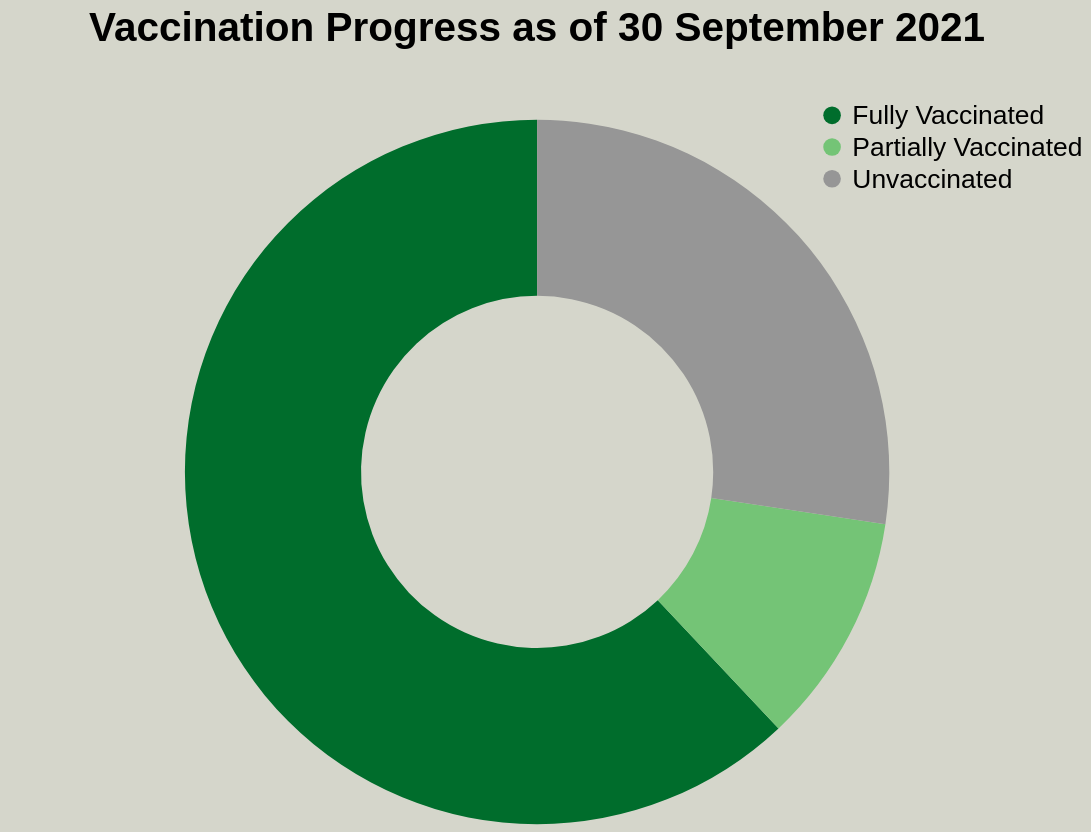

Vega-Lite specification for this chart:
### Vega-Lite specification from a JSON file in a GitHub repository (floating-point values rounded to 4 significant figures)
{"$schema": "https://vega.github.io/schema/vega-lite/v5.json", "width": 600, "height": 400, "description": "A simple donut chart with embedded data.", "title": "Vaccination Progress as of 30 September 2021", "data": {"values": [{"category": "Fully Vaccinated", "percent": 62.02, "total": 20255398}, {"category": "Partially Vaccinated", "percent": 10.61, "total": 3285579}, {"category": "Unvaccinated", "percent": 27.37, "total": 12116423}]}, "mark": {"type": "arc", "innerRadius": 100}, "encoding": {"theta": {"field": "percent", "type": "quantitative"}, "color": {"field": "category", "type": "nominal", "legend": {"title": null, "direction": "vertical"}, "scale": {"domain": ["Fully Vaccinated", "Partially Vaccinated", "Unvaccinated"], "range": ["#006d2c", "#74c476", "#969696"]}}, "tooltip": [{"field": "category", "type": "nominal", "title": "Vaccination"}, {"field": "percent", "title": "%Percentage", "format": ".2f"}, {"field": "total", "type": "quantitative", "title": "Total Number", "format": ","}]}, "config": {"view": {"strokeOpacity": 0, "stroke": "black"}, "background": "#d5d6cb", "legend": {"orient": "top-right", "labelFontSize": 15, "titleFontSize": 15, "offset": -10}, "title": {"fontSize": 23, "fontWeight": "bolder", "offset": 30}, "font": "sans-serif"}}
